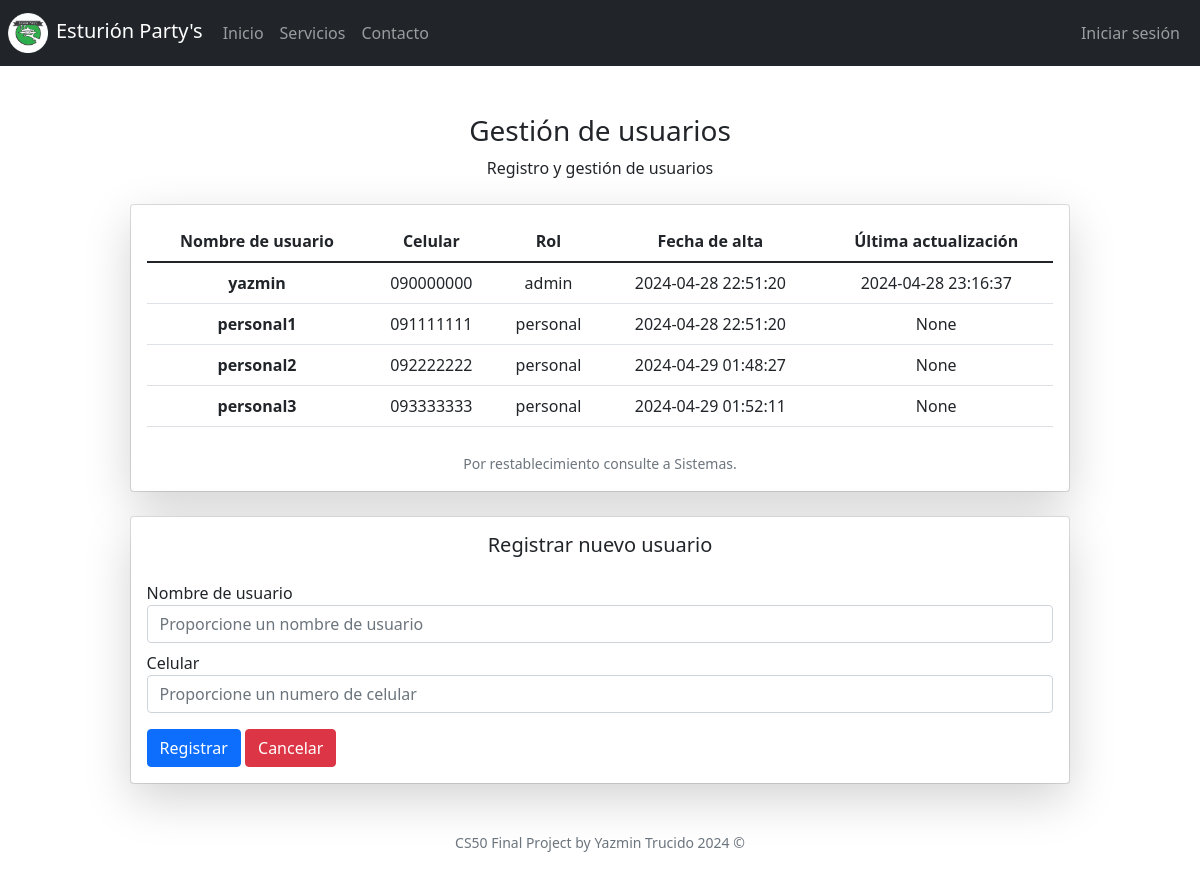
Page /management on the committed database.
### tables this page shows
CREATE TABLE 'users' (
    'id' INTEGER PRIMARY KEY AUTOINCREMENT UNIQUE NOT NULL,
    'username' TEXT UNIQUE NOT NULL,
    'rol_id' INTEGER NOT NULL DEFAULT 3, 'phone' TEXT, 'lastModifiedDate' DATETIME, 'startDate'  DATETIME DEFAULT CURRENT_TIMESTAMP  , 'password' TEXT DEFAULT 'finalproject',
    FOREIGN KEY (rol_id) REFERENCES roles(id)
);

CREATE TABLE 'roles' ('id' INTEGER PRIMARY KEY AUTOINCREMENT NOT NULL, 'rol' TEXT DEFAULT NULL);

### app.py (the view)
@login_required
@app.route("/management", methods=["GET", "POST"])
def management():
    rows = db.execute(
        "SELECT * FROM users JOIN roles ON users.rol_id = roles.id")
    if request.method == "POST":
        if not request.form.get("name"):
            flash('debe proporcionar un nombre de usuario')
            return render_template("management.html")
        rows = db.execute(
            "SELECT * FROM users WHERE username = ?", request.form.get("name")
        )
        if len(rows) > 0:
            flash('nombre de usuario proporcionado ya existe')
            return render_template("management.html")
        try:
            phone = request.form.get("phone")
            rolName = "personal"
            roles = db.execute(
                "SELECT * FROM roles WHERE rol = ?", rolName
            )
            db.execute(
                "INSERT INTO users (username, rol_id, phone) VALUES(?, ?, ?)",
                request.form.get("name"),
                roles[0]["id"],
                phone
            )
        except:
            return apology("error al registrar un nuevo usuario", 403)
        flash('Usuario registrado con exito')
        return redirect("/management")
    else:
        return render_template("management.html", rows=rows)

### app.py (called while the page is built)
@app.after_request
def after_request(response):
    response.headers["Cache-Control"] = "no-cache, no-store, must-revalidate"
    response.headers["Expires"] = 0
    response.headers["Pragma"] = "no-cache"
    return response

### templates/management.html (shortened to what this page needs)
{% extends "layout.html" %}
{% block main %}
<h3>Gestión de usuarios</h3>
<p>Registro y gestión de usuarios</p>
<div class="card mt-4 mx-auto" style="width: 80%;">
    <div class="card-body shadow-lg p-3 bg-body rounded overflow-auto">
        <table class="table mb-4" id="usuarios">
            <thead>
                <tr>
                    <th scope="col">Nombre de usuario</th>
                    <th scope="col">Celular</th>
                    <th scope="col">Rol</th>
                    <th scope="col">Fecha de alta</th>
                    <th scope="col">Última actualización</th>
                </tr>
            </thead>
            <tbody>
                {% for row in rows %}
                <tr>
                    <th scope="col">{{ row.username }}</th>
                    <td scope="col">{{ row.phone }}</td>
                    <td scope="col">{{ row.rol }}</td>
                    <td scope="col">{{ row.startDate }}</td>
                    <td scope="col">{{ row.lastModifiedDate }}</td>
                </tr>
                {% endfor %}
            </tbody>
        </table>
        <small class="text-muted">Por restablecimiento consulte a Sistemas.</small>
    </div>
</div>
<div class="card mt-4 mx-auto" style="width: 80%;">
    <div class="card-body shadow-lg p-3 bg-body rounded">
        <h5 class="mb-4 text-center">Registrar nuevo usuario</h5>
        <form class="text-start align-items-start" action="/management" method="post" id="register">
            <div class="form-group mb-2">
                <label for="name">Nombre de usuario</label>
                <input type="text" class="form-control" id="name" name="name"
                    placeholder="Proporcione un nombre de usuario" required>
            </div>
            <div class="form-group mb-2">
                <label for="phone">Celular</label>
                <input type="text" class="form-control" id="phone" name="phone"
                    placeholder="Proporcione un numero de celular" required>
            </div>
            <button type="submit" class="btn btn-primary mt-2">Registrar</button>
            <button type="reset" class="btn btn-danger mt-2">Cancelar</button>
        </form>
    </div>
</div>
{% endblock %}

### templates/layout.html (shortened to what this page needs)
<!DOCTYPE html>
<html lang="es">
    <head>
        <link href="https://cdn.jsdelivr.net/npm/bootstrap@5.1.3/dist/css/bootstrap.min.css"
 rel="stylesheet">
        <link href="/static/styles.css" rel="stylesheet">
    </head>
    <body>
        <nav class="navbar navbar-dark bg-dark navbar-expand-md">
            <a class="navbar-brand my-auto me-auto" href="/"><img class="mx-2" src="/static/logo.ico" width="40"
                    height="40" viewBox="0 0 40 40" />Esturión Party's</a>
            <div class="container-fluid">
                <div class="collapse navbar-collapse" id="navbar">
                    <ul class="navbar-nav my-auto me-auto">
                        <li class="nav-item"><a class="nav-link" href="/">Inicio</a></li>
                        {% if session["rol"] == "admin" or session["rol"] == "personal" %}
                        <li class="nav-item"><a class="nav-link" href="/book">Agenda</a></li>
                        <li class="nav-item"><a class="nav-link" href="/answer">Consultas</a></li>
                        <li class="nav-item"><a class="nav-link" href="/inventory">Inventario</a></li>
                        {% else %}
                        <li class="nav-item"><a class="nav-link" href="/services">Servicios</a></li>
                        <li class="nav-item"><a class="nav-link" href="/contact">Contacto</a></li>
                        {% endif %}
                    </ul>
                </div>
            </div>
            <div class="container-fluid">
                <div class="collapse navbar-collapse" id="navbar">
                    {% if session["user_name"] %}
                    <ul class="nav navbar-nav my-auto ms-auto">
                        {% if session["rol"] == "admin" %}
                        <li class="nav-item"><a class="nav-link" href="/management">Usuarios</a></li>
                        {% endif %}
                        <li class="nav-item dropdown my-auto">
                            <a class="nav-link dropdown-toggle" data-bs-toggle="dropdown" href="#" role="button"
                                aria-expanded="false">{{ session["user_name"] }}</a>
                            <div class="dropdown-menu dropdown-menu-dark">
                                <a class="dropdown-item" href="/profile">Perfil</a>
                                <div class="dropdown-divider"></div>
                                <a class="dropdown-item" href="/logout">Cerrar sesión</a>
                            </div>
                    </ul>
                    {% else %}
                    <ul class="navbar-nav my-auto ms-auto">
                        <li class="nav-item"><a class="nav-link" href="/login">Iniciar sesión</a></li>
                    </ul>
                    {% endif %}
                </div>
            </div>
        </nav>
        <main class="container-fluid py-5 text-center">
            {% block main %}{% endblock %}
        </main>
        <footer class="mb-5 small text-center text-muted">
            CS50 Final Project by Yazmin Trucido 2024 ©
        </footer>
    </body>
</html>

### rows in the picture
users: username "yazmin", phone "090000000", rol "admin", startDate "2024-04-28 22:51:20", lastModifiedDate "2024-04-28 23:16:37"
users: username "personal1", phone "091111111", rol "personal", startDate "2024-04-28 22:51:20", lastModifiedDate "None"
users: username "personal2", phone "092222222", rol "personal", startDate "2024-04-29 01:48:27", lastModifiedDate "None"
users: username "personal3", phone "093333333", rol "personal", startDate "2024-04-29 01:52:11", lastModifiedDate "None"
